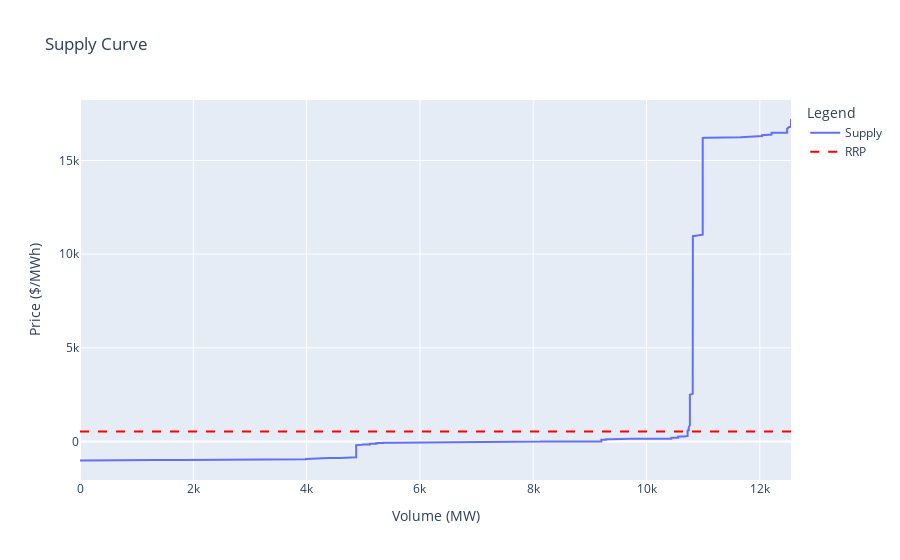

Notebook code for this chart:
### Markdown cell above
**Note**: on Github the plotly chart might not be displayed properly. So, if the output of `plot_energy_supply_curve` function in the next cell appears empty, please ensure you run it in a Jupyter notebook for proper visualization.

### Code cell
pt.plot_energy_supply_curve(df_bids , region, interval_datetime)

### Figure 1 — Plotly figure (JSON) as saved in the notebook; plotly's stock layout.template omitted (floating-point values rounded to 4 significant figures; data arrays with more than 128 entries replaced by an {"elided": "..."} marker saying what was removed)
{"data": [{"mode": "lines", "name": "Supply", "type": "scatter", "x": {"elided": "800 int values"}, "y": {"elided": "800 float values"}}, {"line": {"color": "red", "dash": "dash"}, "mode": "lines", "name": "RRP", "type": "scatter", "x": [0, 12550], "y": [540.7, 540.7]}], "layout": {"legend": {"title": {"text": "Legend"}}, "title": {"text": "Supply Curve"}, "xaxis": {"title": {"text": "Volume (MW)"}}, "yaxis": {"title": {"text": "Price ($/MWh)"}}}}
